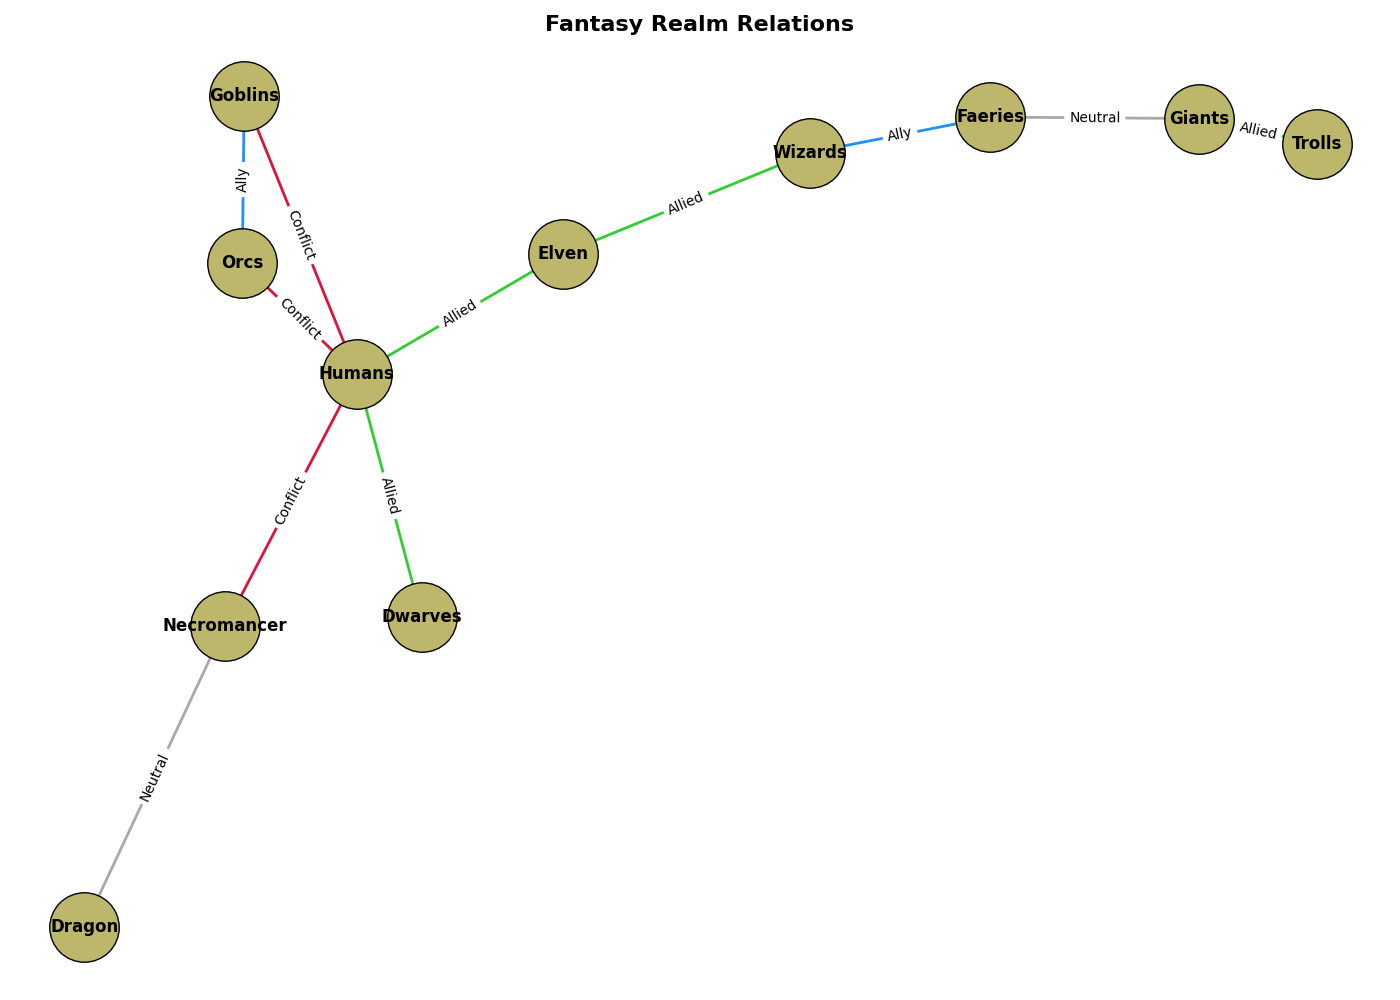

Write Python code to recreate this figure.
import matplotlib.pyplot as plt
import networkx as nx

nodes = [
    "Elven", "Dwarves", "Humans",
    "Orcs", "Wizards", "Goblins",
    "Dragon", "Necromancer", "Giants",
    "Faeries", "Trolls"
]

edges = {
    ("Elven", "Humans"): {'relation': 'Allied', 'weight': 5},
    ("Dwarves", "Humans"): {'relation': 'Allied', 'weight': 4},
    ("Humans", "Orcs"): {'relation': 'Conflict', 'weight': 6},
    ("Wizards", "Elven"): {'relation': 'Allied', 'weight': 3},
    ("Goblins", "Orcs"): {'relation': 'Ally', 'weight': 4},
    ("Dragon", "Necromancer"): {'relation': 'Neutral', 'weight': 2},
    ("Necromancer", "Humans"): {'relation': 'Conflict', 'weight': 5},
    ("Humans", "Goblins"): {'relation': 'Conflict', 'weight': 3},
    ("Giants", "Trolls"): {'relation': 'Allied', 'weight': 7},
    ("Faeries", "Giants"): {'relation': 'Neutral', 'weight': 3},
    ("Faeries", "Wizards"): {'relation': 'Ally', 'weight': 5}
}

G = nx.Graph()  # Changed from nx.DiGraph() to nx.Graph() for undirected edges
G.add_nodes_from(nodes)
for (start, end), attrs in edges.items():
    G.add_edge(start, end, **attrs)

pos = nx.spring_layout(G, seed=42)

plt.figure(figsize=(14, 10))

colors = {
    'Allied': '#32CD32',   # LimeGreen
    'Conflict': '#DC143C', # Crimson
    'Ally': '#1E90FF',     # DodgerBlue
    'Neutral': '#A9A9A9'   # DarkGray
}

nx.draw_networkx_nodes(G, pos, node_size=2500, node_color='#BDB76B', edgecolors='black')
nx.draw_networkx_labels(G, pos, font_size=12, font_weight='bold')

for (start, end), attrs in edges.items():
    nx.draw_networkx_edges(G, pos, edgelist=[(start, end)], width=2, edge_color=colors[attrs['relation']])
    nx.draw_networkx_edge_labels(G, pos, edge_labels={(start, end): attrs['relation']}, font_color='black')

plt.title("Fantasy Realm Relations", fontsize=16, fontweight='bold')

plt.axis('off')
plt.tight_layout()

plt.show()
